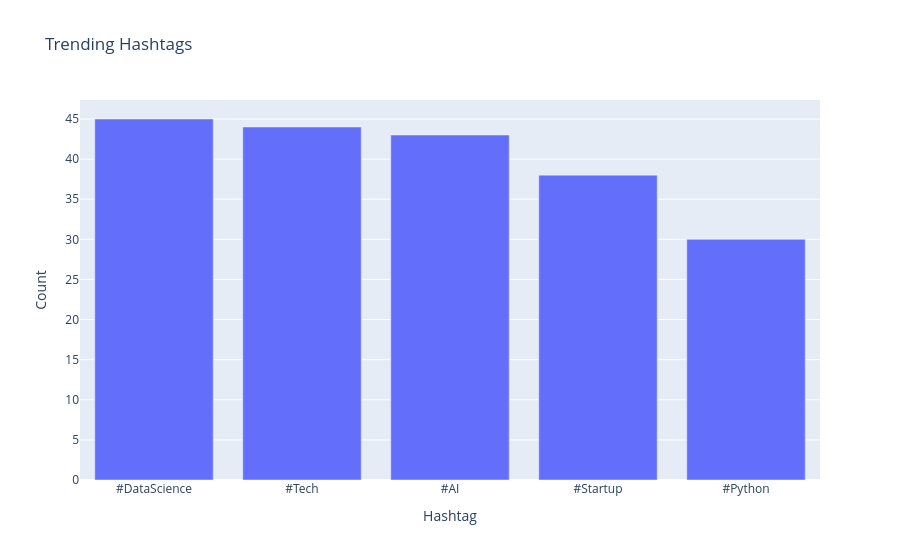

This figure's notebook cell:
### Code cell
# Trending hashtags
hashtag_count = df['hashtag'].value_counts().reset_index()
hashtag_count.columns = ['Hashtag','Count']

fig = px.bar(hashtag_count, x='Hashtag', y='Count', title='Trending Hashtags')
fig.show()

### Figure 1 — Plotly figure (JSON) as saved in the notebook; plotly's stock layout.template omitted (floating-point values rounded to 4 significant figures)
{"data": [{"hovertemplate": "Hashtag=%{x}<br>Count=%{y}<extra></extra>", "legendgroup": "", "marker": {"color": "#636efa", "pattern": {"shape": ""}}, "name": "", "orientation": "v", "showlegend": false, "textposition": "auto", "type": "bar", "x": ["#DataScience", "#Tech", "#AI", "#Startup", "#Python"], "xaxis": "x", "y": [45, 44, 43, 38, 30], "yaxis": "y"}], "layout": {"barmode": "relative", "legend": {"tracegroupgap": 0}, "title": {"text": "Trending Hashtags"}, "xaxis": {"anchor": "y", "domain": [0, 1], "title": {"text": "Hashtag"}}, "yaxis": {"anchor": "x", "domain": [0, 1], "title": {"text": "Count"}}}}
